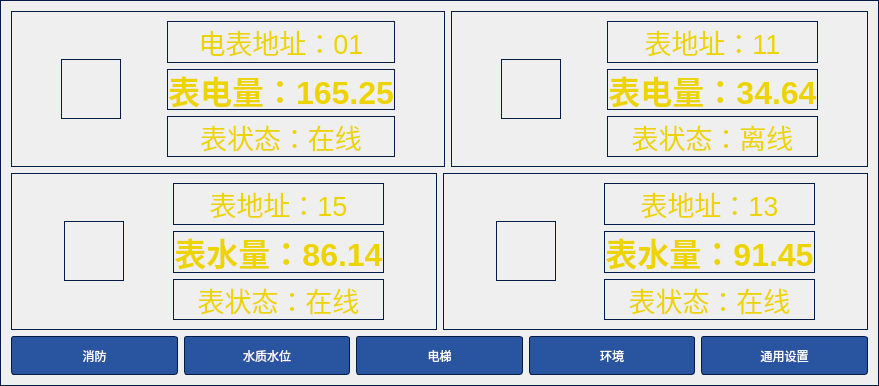
     <widget class="QWidget" name="page_3">
      <property name="styleSheet">
       <string notr="true">QWidget{border:1px solid #041d48;background-image: url(:/images/bg.png);}</string>
      </property>
      <layout class="QVBoxLayout" name="verticalLayout_15" stretch="4,4,1">
       <item>
        <layout class="QHBoxLayout" name="horizontalLayout_23">
         <item>
          <widget class="QFrame" name="frame_2">
           <property name="minimumSize">
            <size>
             <width>150</width>
             <height>150</height>
            </size>
           </property>
           <property name="maximumSize">
            <size>
             <width>600</width>
             <height>200</height>
            </size>
           </property>
           <property name="styleSheet">
            <string notr="true">.QFrame{
border-image: url(:/images/border002.png);
}</string>
           </property>
           <property name="frameShape">
            <enum>QFrame::StyledPanel</enum>
           </property>
           <property name="frameShadow">
            <enum>QFrame::Raised</enum>
           </property>
           <layout class="QHBoxLayout" name="horizontalLayout_17">
            <item>
             <spacer name="horizontalSpacer_15">
              <property name="orientation">
               <enum>Qt::Horizontal</enum>
              </property>
              <property name="sizeHint" stdset="0">
               <size>
                <width>40</width>
                <height>20</height>
               </size>
              </property>
             </spacer>
            </item>
            <item>
             <widget class="QLabel" name="label_7">
              <property name="minimumSize">
               <size>
                <width>60</width>
                <height>60</height>
               </size>
              </property>
              <property name="maximumSize">
               <size>
                <width>60</width>
                <height>60</height>
               </size>
              </property>
              <property name="styleSheet">
               <string notr="true">border-image: url(:/images/minitools.png);</string>
              </property>
              <property name="text">
               <string/>
              </property>
             </widget>
            </item>
            <item>
             <spacer name="horizontalSpacer_16">
              <property name="orientation">
               <enum>Qt::Horizontal</enum>
              </property>
              <property name="sizeHint" stdset="0">
               <size>
                <width>40</width>
                <height>20</height>
               </size>
              </property>
             </spacer>
            </item>
            <item>
             <layout class="QVBoxLayout" name="verticalLayout_11">
              <item>
               <widget class="QLabel" name="label_23">
                <property name="font">
                 <font>
                  <pointsize>20</pointsize>
                 </font>
                </property>
                <property name="styleSheet">
                 <string notr="true">color:rgb(237, 212, 0)</string>
                </property>
                <property name="text">
                 <string>电表地址：01</string>
                </property>
                <property name="alignment">
                 <set>Qt::AlignCenter</set>
                </property>
               </widget>
              </item>
              <item>
               <widget class="QLabel" name="label_24">
                <property name="font">
                 <font>
                  <pointsize>24</pointsize>
                  <weight>75</weight>
                  <bold>true</bold>
                 </font>
                </property>
                <property name="styleSheet">
                 <string notr="true">color:rgb(237, 212, 0)</string>
                </property>
                <property name="text">
                 <string>表电量：165.25</string>
                </property>
                <property name="alignment">
                 <set>Qt::AlignCenter</set>
                </property>
               </widget>
              </item>
              <item>
               <widget class="QLabel" name="label_25">
                <property name="font">
                 <font>
                  <pointsize>20</pointsize>
                 </font>
                </property>
                <property name="styleSheet">
                 <string notr="true">color:rgb(237, 212, 0)</string>
                </property>
                <property name="text">
                 <string>表状态：在线</string>
                </property>
                <property name="alignment">
                 <set>Qt::AlignCenter</set>
                </property>
               </widget>
              </item>
             </layout>
            </item>
            <item>
             <spacer name="horizontalSpacer_17">
              <property name="orientation">
               <enum>Qt::Horizontal</enum>
              </property>
              <property name="sizeHint" stdset="0">
               <size>
                <width>40</width>
                <height>20</height>
               </size>
              </property>
             </spacer>
            </item>
           </layout>
          </widget>
         </item>
         <item>
          <widget class="QFrame" name="frame_7">
           <property name="minimumSize">
            <size>
             <width>150</width>
             <height>150</height>
            </size>
           </property>
           <property name="maximumSize">
            <size>
             <width>600</width>
             <height>200</height>
            </size>
           </property>
           <property name="styleSheet">
            <string notr="true">.QFrame{
border-image: url(:/images/border002.png);
}</string>
           </property>
           <property name="frameShape">
            <enum>QFrame::StyledPanel</enum>
           </property>
           <property name="frameShadow">
            <enum>QFrame::Raised</enum>
           </property>
           <layout class="QHBoxLayout" name="horizontalLayout_19">
            <item>
             <spacer name="horizontalSpacer_21">
              <property name="orientation">
               <enum>Qt::Horizontal</enum>
              </property>
              <property name="sizeHint" stdset="0">
               <size>
                <width>40</width>
                <height>20</height>
               </size>
              </property>
             </spacer>
            </item>
            <item>
             <widget class="QLabel" name="label_30">
              <property name="minimumSize">
               <size>
                <width>60</width>
                <height>60</height>
               </size>
              </property>
              <property name="maximumSize">
               <size>
                <width>60</width>
                <height>60</height>
               </size>
              </property>
              <property name="styleSheet">
               <string notr="true">border-image: url(:/images/minitools.png);</string>
              </property>
              <property name="text">
               <string/>
              </property>
             </widget>
            </item>
            <item>
             <spacer name="horizontalSpacer_22">
              <property name="orientation">
               <enum>Qt::Horizontal</enum>
              </property>
              <property name="sizeHint" stdset="0">
               <size>
                <width>40</width>
                <height>20</height>
               </size>
              </property>
             </spacer>
            </item>
            <item>
             <layout class="QVBoxLayout" name="verticalLayout_13">
              <item>
               <widget class="QLabel" name="label_31">
                <property name="font">
                 <font>
                  <pointsize>20</pointsize>
                 </font>
                </property>
                <property name="styleSheet">
                 <string notr="true">color:rgb(237, 212, 0)</string>
                </property>
                <property name="text">
                 <string>表地址：11</string>
                </property>
                <property name="alignment">
                 <set>Qt::AlignCenter</set>
                </property>
               </widget>
              </item>
              <item>
               <widget class="QLabel" name="label_32">
                <property name="font">
                 <font>
                  <pointsize>24</pointsize>
                  <weight>75</weight>
                  <bold>true</bold>
                 </font>
                </property>
                <property name="styleSheet">
                 <string notr="true">color:rgb(237, 212, 0)</string>
                </property>
                <property name="text">
                 <string>表电量：34.64</string>
                </property>
                <property name="alignment">
                 <set>Qt::AlignCenter</set>
                </property>
               </widget>
              </item>
              <item>
               <widget class="QLabel" name="label_33">
                <property name="font">
                 <font>
                  <pointsize>20</pointsize>
                 </font>
                </property>
                <property name="styleSheet">
                 <string notr="true">color:rgb(237, 212, 0)</string>
                </property>
                <property name="text">
                 <string>表状态：离线</string>
                </property>
                <property name="alignment">
                 <set>Qt::AlignCenter</set>
                </property>
               </widget>
              </item>
             </layout>
            </item>
            <item>
             <spacer name="horizontalSpacer_23">
              <property name="orientation">
               <enum>Qt::Horizontal</enum>
              </property>
              <property name="sizeHint" stdset="0">
               <size>
                <width>40</width>
                <height>20</height>
               </size>
              </property>
             </spacer>
            </item>
           </layout>
          </widget>
         </item>
        </layout>
       </item>
       <item>
        <layout class="QHBoxLayout" name="horizontalLayout_22">
         <item>
          <widget class="QFrame" name="frame_3">
           <property name="minimumSize">
            <size>
             <width>150</width>
             <height>150</height>
            </size>
           </property>
           <property name="maximumSize">
            <size>
             <width>600</width>
             <height>200</height>
            </size>
           </property>
           <property name="styleSheet">
            <string notr="true">.QFrame{
border-image: url(:/images/border002.png);
}</string>
           </property>
           <property name="frameShape">
            <enum>QFrame::StyledPanel</enum>
           </property>
           <property name="frameShadow">
            <enum>QFrame::Raised</enum>
           </property>
           <layout class="QHBoxLayout" name="horizontalLayout_18">
            <item>
             <spacer name="horizontalSpacer_18">
              <property name="orientation">
               <enum>Qt::Horizontal</enum>
              </property>
              <property name="sizeHint" stdset="0">
               <size>
                <width>40</width>
                <height>20</height>
               </size>
              </property>
             </spacer>
            </item>
            <item>
             <widget class="QLabel" name="label_26">
              <property name="minimumSize">
               <size>
                <width>60</width>
                <height>60</height>
               </size>
              </property>
              <property name="maximumSize">
               <size>
                <width>60</width>
                <height>60</height>
               </size>
              </property>
              <property name="styleSheet">
               <string notr="true">border-image: url(:/images/war.png);</string>
              </property>
              <property name="text">
               <string/>
              </property>
             </widget>
            </item>
            <item>
             <spacer name="horizontalSpacer_19">
              <property name="orientation">
               <enum>Qt::Horizontal</enum>
              </property>
              <property name="sizeHint" stdset="0">
               <size>
                <width>40</width>
                <height>20</height>
               </size>
              </property>
             </spacer>
            </item>
            <item>
             <layout class="QVBoxLayout" name="verticalLayout_12">
              <item>
               <widget class="QLabel" name="label_27">
                <property name="font">
                 <font>
                  <pointsize>20</pointsize>
                 </font>
                </property>
                <property name="styleSheet">
                 <string notr="true">color:rgb(237, 212, 0)</string>
                </property>
                <property name="text">
                 <string>表地址：15</string>
                </property>
                <property name="alignment">
                 <set>Qt::AlignCenter</set>
                </property>
               </widget>
              </item>
              <item>
               <widget class="QLabel" name="label_28">
                <property name="font">
                 <font>
                  <pointsize>24</pointsize>
                  <weight>75</weight>
                  <bold>true</bold>
                 </font>
                </property>
                <property name="styleSheet">
                 <string notr="true">color:rgb(237, 212, 0)</string>
                </property>
                <property name="text">
                 <string>表水量：86.14</string>
                </property>
                <property name="alignment">
                 <set>Qt::AlignCenter</set>
                </property>
               </widget>
              </item>
              <item>
               <widget class="QLabel" name="label_29">
                <property name="font">
                 <font>
                  <pointsize>20</pointsize>
                 </font>
                </property>
                <property name="styleSheet">
                 <string notr="true">color:rgb(237, 212, 0)</string>
                </property>
                <property name="text">
                 <string>表状态：在线</string>
                </property>
                <property name="alignment">
                 <set>Qt::AlignCenter</set>
                </property>
               </widget>
              </item>
             </layout>
            </item>
            <item>
             <spacer name="horizontalSpacer_20">
              <property name="orientation">
               <enum>Qt::Horizontal</enum>
              </property>
              <property name="sizeHint" stdset="0">
               <size>
                <width>40</width>
                <height>20</height>
               </size>
              </property>
             </spacer>
            </item>
           </layout>
          </widget>
         </item>
         <item>
          <widget class="QFrame" name="frame_8">
           <property name="minimumSize">
            <size>
             <width>150</width>
             <height>150</height>
            </size>
           </property>
           <property name="maximumSize">
            <size>
             <width>600</width>
             <height>200</height>
            </size>
           </property>
           <property name="styleSheet">
            <string notr="true">.QFrame{
border-image: url(:/images/border002.png);
}</string>
           </property>
           <property name="frameShape">
            <enum>QFrame::StyledPanel</enum>
           </property>
           <property name="frameShadow">
            <enum>QFrame::Raised</enum>
           </property>
           <layout class="QHBoxLayout" name="horizontalLayout_20">
            <item>
             <spacer name="horizontalSpacer_24">
              <property name="orientation">
               <enum>Qt::Horizontal</enum>
              </property>
              <property name="sizeHint" stdset="0">
               <size>
                <width>40</width>
                <height>20</height>
               </size>
              </property>
             </spacer>
            </item>
            <item>
             <widget class="QLabel" name="label_34">
              <property name="minimumSize">
               <size>
                <width>60</width>
                <height>60</height>
               </size>
              </property>
              <property name="maximumSize">
               <size>
                <width>60</width>
                <height>60</height>
               </size>
              </property>
              <property name="styleSheet">
               <string notr="true">border-image: url(:/images/war.png);</string>
              </property>
              <property name="text">
               <string/>
              </property>
             </widget>
            </item>
            <item>
             <spacer name="horizontalSpacer_25">
              <property name="orientation">
               <enum>Qt::Horizontal</enum>
              </property>
              <property name="sizeHint" stdset="0">
               <size>
                <width>40</width>
                <height>20</height>
               </size>
              </property>
             </spacer>
            </item>
            <item>
             <layout class="QVBoxLayout" name="verticalLayout_14">
              <item>
               <widget class="QLabel" name="label_35">
                <property name="font">
                 <font>
                  <pointsize>20</pointsize>
                 </font>
                </property>
                <property name="styleSheet">
                 <string notr="true">color:rgb(237, 212, 0)</string>
                </property>
                <property name="text">
                 <string>表地址：13</string>
                </property>
                <property name="alignment">
                 <set>Qt::AlignCenter</set>
                </property>
               </widget>
              </item>
              <item>
               <widget class="QLabel" name="label_36">
                <property name="font">
                 <font>
                  <pointsize>24</pointsize>
                  <weight>75</weight>
                  <bold>true</bold>
                 </font>
                </property>
                <property name="styleSheet">
                 <string notr="true">color:rgb(237, 212, 0)</string>
                </property>
                <property name="text">
                 <string>表水量：91.45</string>
                </property>
                <property name="alignment">
                 <set>Qt::AlignCenter</set>
                </property>
               </widget>
              </item>
              <item>
               <widget class="QLabel" name="label_37">
                <property name="font">
                 <font>
                  <pointsize>20</pointsize>
                 </font>
                </property>
                <property name="styleSheet">
                 <string notr="true">color:rgb(237, 212, 0)</string>
                </property>
                <property name="text">
                 <string>表状态：在线</string>
                </property>
                <property name="alignment">
                 <set>Qt::AlignCenter</set>
                </property>
               </widget>
              </item>
             </layout>
            </item>
            <item>
             <spacer name="horizontalSpacer_26">
              <property name="orientation">
               <enum>Qt::Horizontal</enum>
              </property>
              <property name="sizeHint" stdset="0">
               <size>
                <width>40</width>
                <height>20</height>
               </size>
              </property>
             </spacer>
            </item>
           </layout>
          </widget>
         </item>
        </layout>
       </item>
       <item>
        <layout class="QHBoxLayout" name="horizontalLayout_21" stretch="1,1,1,1,1">
         <property name="spacing">
          <number>6</number>
         </property>
         <item>
          <widget class="QPushButton" name="pushButton_8">
           <property name="sizePolicy">
            <sizepolicy hsizetype="Minimum" vsizetype="Minimum">
             <horstretch>0</horstretch>
             <verstretch>0</verstretch>
            </sizepolicy>
           </property>
           <property name="styleSheet">
            <string notr="true">background:rgb(41, 85, 160);
color:white;
border-radius:3px;</string>
           </property>
           <property name="text">
            <string>消防</string>
           </property>
          </widget>
         </item>
         <item>
          <widget class="QPushButton" name="pushButton_9">
           <property name="sizePolicy">
            <sizepolicy hsizetype="Minimum" vsizetype="Minimum">
             <horstretch>0</horstretch>
             <verstretch>0</verstretch>
            </sizepolicy>
           </property>
           <property name="styleSheet">
            <string notr="true">background:rgb(41, 85, 160);
color:white;
border-radius:3px;</string>
           </property>
           <property name="text">
            <string>水质水位</string>
           </property>
          </widget>
         </item>
         <item>
          <widget class="QPushButton" name="pushButton_10">
           <property name="sizePolicy">
            <sizepolicy hsizetype="Minimum" vsizetype="Minimum">
             <horstretch>0</horstretch>
             <verstretch>0</verstretch>
            </sizepolicy>
           </property>
           <property name="styleSheet">
            <string notr="true">background:rgb(41, 85, 160);
color:white;
border-radius:3px;</string>
           </property>
           <property name="text">
            <string>电梯</string>
           </property>
          </widget>
         </item>
         <item>
          <widget class="QPushButton" name="pushButton_11">
           <property name="sizePolicy">
            <sizepolicy hsizetype="Minimum" vsizetype="Minimum">
             <horstretch>0</horstretch>
             <verstretch>0</verstretch>
            </sizepolicy>
           </property>
           <property name="styleSheet">
            <string notr="true">background:rgb(41, 85, 160);
color:white;
border-radius:3px;</string>
           </property>
           <property name="text">
            <string>环境</string>
           </property>
          </widget>
         </item>
         <item>
          <widget class="QPushButton" name="pushButton_12">
           <property name="sizePolicy">
            <sizepolicy hsizetype="Minimum" vsizetype="Minimum">
             <horstretch>0</horstretch>
             <verstretch>0</verstretch>
            </sizepolicy>
           </property>
           <property name="styleSheet">
            <string notr="true">background:rgb(41, 85, 160);
color:white;
border-radius:3px;</string>
           </property>
           <property name="text">
            <string>通用设置</string>
           </property>
          </widget>
         </item>
        </layout>
       </item>
      </layout>
     </widget>
